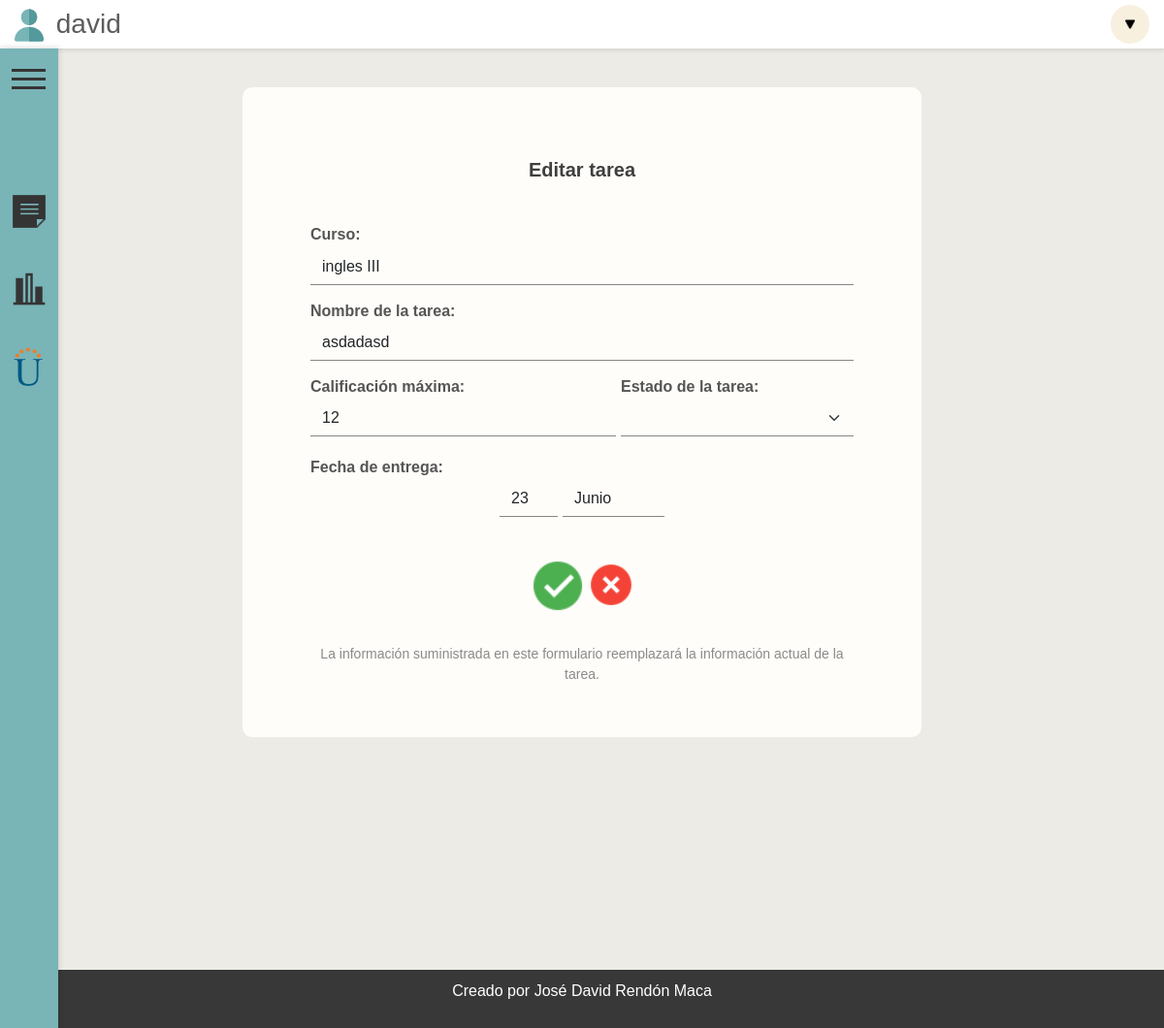
Page /editarTarea/14/ (signed in) on the committed database.
### index/models.py (models this page shows)
class CursosYTareas(models.Model):
    curso = models.CharField(max_length=100)
    tarea = models.CharField(max_length=100)
    valor = models.IntegerField()
    estado = models.CharField(max_length=100)
    entrega = models.DateField(default=django.utils.timezone.now)
    usuario = models.CharField(default='usuario', max_length=100)
    anotacion = models.TextField(default="", max_length=10000)
    calificado = models.BooleanField(default=False)
    calificacion = models.IntegerField(default=0)

### index/views.py (the view)
# urls.py: path('editarTarea/<id>/', editarTarea, name="editarTarea"),
@login_required
def editarTarea(request, id):
    usuario = request.user.username
    formInfo = CursosYTareas.objects.get(pk = id)
    if usuario == formInfo.usuario:
        data={
            'form':formAgregarCurso(instance=formInfo),
            'cursosVerificados': EstadoDelCurso.objects.filter(verificacion='verificado'),
            'id':id
        }
        return render(request, 'index/editarTarea.html', data)
    else:
        return HttpResponse("Error")

### index/forms.py
class formAgregarCurso(forms.ModelForm):
    class Meta:
        model = CursosYTareas
        fields=['curso', 'tarea', 'valor', 'estado', 'entrega', 'anotacion']
        widgets = {
            'entrega':forms.SelectDateWidget(),
        }
    def __init__(self, *args, **kwargs):
        super(self.__class__, self).__init__(*args, **kwargs)
        self.fields['anotacion'].required = False

### index/templates/index/editarTarea.html (shortened to what this page needs)
{% extends 'index/base.html' %}
{% block content %}
{% load static %}
{% load widget_tweaks %}
<link rel="stylesheet" href="{% static 'css/NuevoCurso.css' %}">
<div class="contenedor-cursos" style="margin-top:60px; color: #525252;" id="agregarNuevoCursos">
    <div style="width:100%; text-align: center; color: #3f3f3f;">
        <p style="font-size:20px ; margin-bottom: 40px;"><strong>Editar tarea</strong></p>
    </div>
    <form action="/actualizarCurso/" method="POST">
        <div style="display:flex; flex-direction: column;">
            <div>
                <div style="height: 1px;">
                    <p style="font-weight: bold ;margin-bottom: 0px; color: rgb(85, 85, 85);"> Curso:</p>
                </div>
                {% render_field form.curso list="cursos" class="form-control campo"%}
            </div>
            <div>
                <p style="font-weight: bold ;margin-bottom: 0px; color: rgb(85, 85, 85);"> Nombre de la tarea:</p>
                {% render_field form.tarea class="form-control campo"%}
            </div>
            <div class="contenedor-calificacion-estado-fecha">
                <div class="campo-cef">
                    <p style="font-weight: bold ;margin-bottom: 0px; color: rgb(85, 85, 85);"> Calificación máxima:</p>
                    {% render_field form.valor class="form-control campo"%}
                </div>
                <div class="campo-cef-E">
                    <p style="font-weight: bold ;margin-bottom: 0px; color: rgb(85, 85, 85);"> Estado de la tarea:</p>
                    <select class="form-select campo" for=" {{ form.estado }}  ">
                        <option selected disabled style="font-size: 0px; display:none;"></option>
                        <option value="espera">No comenzada</option>
                    </select>
                </div>
                <div class="campo-cef">
                    <p style="font-weight: bold ;margin-bottom: 0px; color: rgb(85, 85, 85);"> Fecha de entrega:</p>
                    <div style="display: flex; flex-direction: row; justify-content: center; width: 100%;">
                        {% render_field form.entrega class="form-control datepicker campo fecha"%}
                    </div>
                </div>
            </div>
            <div style="display: flex; flex-direction: row; justify-content: center; align-items: center;">
                <button type="submit" style="border: none; background-color: rgba(0, 0, 0, 0);"><img style="width:60px; height: 60px;" src="{% static 'icons/icon-ok.png' %}" alt=""></button>
                <div style=" display: flex; justify-content: center;"><a style="text-align: center; margin-top: 10px;" href="{% url 'inicio' %}"><p><img style="width:50px; height: 50px; margin-top:5px;" src="{% static 'icons/icon-cancel.png' %}" alt=""></p></a></div>
            </div>
        </div>
    </form>
    <div style="text-align: center; color: #8a8a8a; margin-top: 20px; font-size:14px ;">
        <p>
            La información suministrada en este formulario reemplazará la información actual de la tarea.
        </p>
    </div>
</div>
{% endblock content %}

### index/templates/index/base.html (shortened to what this page needs)
{% load static %}
<!DOCTYPE html>
<html lang="en">
    <head>
        <link rel="stylesheet" href="{% static 'css/base.css' %}">
        <link href="https://cdn.jsdelivr.net/npm/bootstrap@5.2.0-beta1/dist/css/bootstrap.min.css" rel="stylesheet">
    </head>
    <body >
    <header id="aber">
        <div class="menu" style="position: fixed;">
            <label for="checkbox_toggle" class="button-menu" style="margin-left: 12px; margin-top: 40px; position: fixed; z-index: 100;">
                <span></span>
                <span></span>
                <span></span>
            </label>
            <div id="barra-lateral" >
                <a href="{% url 'inicio' %}" style="text-decoration: none;">
                    <div class="contenedor-barra" title="Tareas">
                        <div class="item-imagen">
                            <img src="{% static 'icons/icon-nota.png' %}" alt="" >
                        </div>
                    </div>
                </a>
                <a href="{% url 'dashboard' %}" style="text-decoration: none;">
                    <div class="contenedor-barra" title="Dashboard">
                        <div class="item-imagen">
                            <img src="{% static 'icons/icon-dashboard.png' %}" alt="">
                        </div>
                    </div>
                </a>
                <a href="https://campus0c.unad.edu.co/campus"target="_blank" style="text-decoration: none;">
                    <div class="contenedor-barra" title="Campus UNAD">
                        <div class="item-imagen">
                            <img src="{% static 'icons/icon-unad.png' %}">
                        </div>
                    </div>
                </a>
           </div>
        </div>
        <div style="display:flex; flex-direction: row; align-items: center; font-size: 28px; margin-left: 10px;">
            <div style="color: rgb(92, 92, 92);">
                <img style="width: 40px;" src="{% static 'icons/icon-user.png' %}" alt="">
                {{user}}
            </div>
        </div>
        <div class="dropdown" id="menu-usuario">
            <a href="#" class="btn  " id="dropdownMenuLink" data-bs-toggle="dropdown"><img src="{% static 'icons/icon-dropdown.png' %}" alt=""></a>
        </div>
    </header>
    <div style="display:flex; justify-content: center; padding-top: 90px; min-height: 100vh;">
        <div class="contenido container-sm" style=" margin-bottom: 40px;">
            {% block content %}
            {% endblock %}
        </div>
    </div>
    <footer>
        <p>Creado por José David Rendón Maca</p>
    </footer>
</body>
</html>

### TareasUnivProyecto/static/css/base.css (style rules this page uses)
* { margin: 0px; padding: 0px; font-family: Arial, Helvetica, sans-serif; }
html { min-height: 100%; }
header { background-color: #ffffff; height: 50px; display: flex; align-items: center; justify-content: space-between; margin-bottom: 40px; box-shadow: 0px 0px 5px 1px rgba(0, 0, 0, 0.137); position: fixed; z-index: 100; width: 100%; }
body { background-color: #ecebe6 !important; min-height: 100%; }
#dropdownMenuLink { display: flex; justify-content: center; align-items: center; background-color: #F8F0DF !important; border: none; appearance: none; border-radius: 50%; width: 40px; height: 40px; }
#dropdownMenuLink img { width: 10px; }
.dropdown { right: 15px; }
#barra-lateral { top: 50px; position: fixed; height: 100%; width: 60px; background-color: #79B4B7; transition: 0.5s; display: flex; flex-direction: column; padding-top: 16vh; box-shadow: 0px 0px 5px 1px rgba(0, 0, 0, 0.137); z-index: 99; }
.item-imagen img { width: 40px; margin-left: 10px; transition: 0.3s; }
.item-imagen { position: absolute; }
.contenedor-barra { height: 80px; display: flex; flex-direction: row; align-items: center; }
.contenido { max-width: 1000px; background-color: #fffdf9; border-radius: 10px; display: flex; justify-content: center; margin-left: 80px !important; margin-right: 80px !important; animation-name: iniciar; animation-duration: 0.5s; }
.menu label span { height: 3px; width: 100%; background: #353434; display: inline-block; transition: all 0.5s cubic-bezier(.62,.43,.35,1.47); }
.menu label { width: 35px; height: 35px; cursor: pointer; transition: all 0.2s ease-in; margin-top: 8px; line-height: 8px; text-align: left; z-index: 201; }
footer { display: flex; width: 100%; z-index: 100; background-color: #383838; height: 60px; color: white; margin-top: 200px !important; bottom: 0px; justify-content: center; align-items: center; }

### TareasUnivProyecto/static/css/NuevoCurso.css (style rules this page uses)
.contenedor-cursos { background-color: rgba(245, 245, 245, 0); width: 600px; height: 100%; padding: 10px 20px; border-radius: 20px; }
.campo { margin-top: 2px; border: none; background-color: rgba(0, 0, 0, 0); border-bottom: 1px solid black; border-radius: 0px; margin-bottom: 15px; border-color: rgb(134, 134, 134); }
.fecha { max-width: 105px; margin-bottom: 30px; }
#id_entrega_day { margin-right: 5px; width: 60px; }
.contenido { max-width: 700px; }
header { z-index: 90; }
.contenedor-calificacion-estado-fecha { display: flex; flex-direction: row; flex-wrap: wrap; flex-grow: inherit; width: 100%; gap: 5px; }
.campo-cef-E { flex-grow: 1; }
.campo-cef { flex-grow: 1; }

### rows in the picture
CursosYTareas: curso "ingles III", tarea "asdadasd", valor "12"

### other values in the picture
{{ user }} "david"
